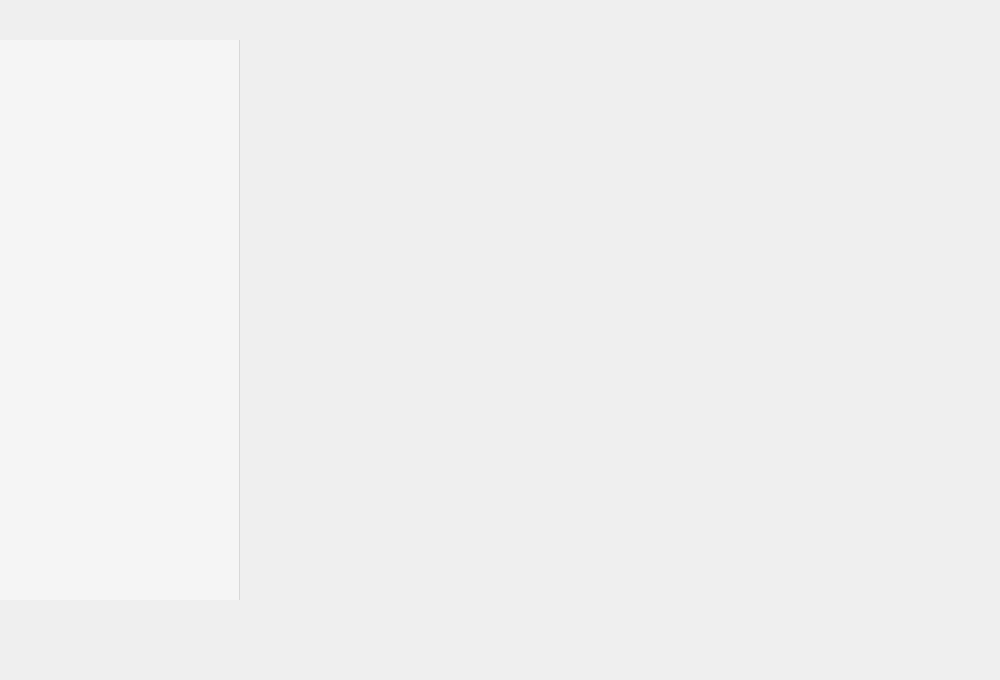
<?xml version="1.0" encoding="UTF-8"?>
<ui version="4.0">
 <class>MusicPlayer</class>
 <widget class="QWidget" name="MusicPlayer">
  <property name="geometry">
   <rect>
    <x>0</x>
    <y>0</y>
    <width>1000</width>
    <height>680</height>
   </rect>
  </property>
  <property name="minimumSize">
   <size>
    <width>0</width>
    <height>650</height>
   </size>
  </property>
  <property name="maximumSize">
   <size>
    <width>2003</width>
    <height>5000</height>
   </size>
  </property>
  <property name="windowTitle">
   <string>MusicPlayer</string>
  </property>
  <property name="styleSheet">
   <string notr="true"/>
  </property>
  <widget class="QWidget" name="mainWidget" native="true">
   <property name="geometry">
    <rect>
     <x>0</x>
     <y>0</y>
     <width>1000</width>
     <height>680</height>
    </rect>
   </property>
   <property name="styleSheet">
    <string notr="true">QWidget#mainWidget{
	border-color: rgba(255, 255, 255, 240);
	
	
}</string>
   </property>
   <widget class="QListWidget" name="playlistWidget">
    <property name="geometry">
     <rect>
      <x>0</x>
      <y>40</y>
      <width>240</width>
      <height>560</height>
     </rect>
    </property>
    <property name="minimumSize">
     <size>
      <width>240</width>
      <height>560</height>
     </size>
    </property>
    <property name="maximumSize">
     <size>
      <width>240</width>
      <height>560</height>
     </size>
    </property>
    <property name="styleSheet">
     <string notr="true">QListWidget{
	
	border-width: 0px;
    border-style: solid;
    border-right: 1px solid rgb(216, 216, 216);
	show-decoration-selected: 1;
	alternate-background-color: yellow;
	background-color: rgb(245, 245, 245);
		
	font: 10pt &quot;Microsoft YaHei UI&quot;;
}

QListWidget::item:selected {
    
	background-color: rgb(200, 200, 200);
}

QListWidget::item:hover {
    
	background-color: rgb(200, 200, 200);
}</string>
    </property>
   </widget>
  </widget>
 </widget>
 <layoutdefault spacing="6" margin="11"/>
 <resources/>
 <connections/>
</ui>
